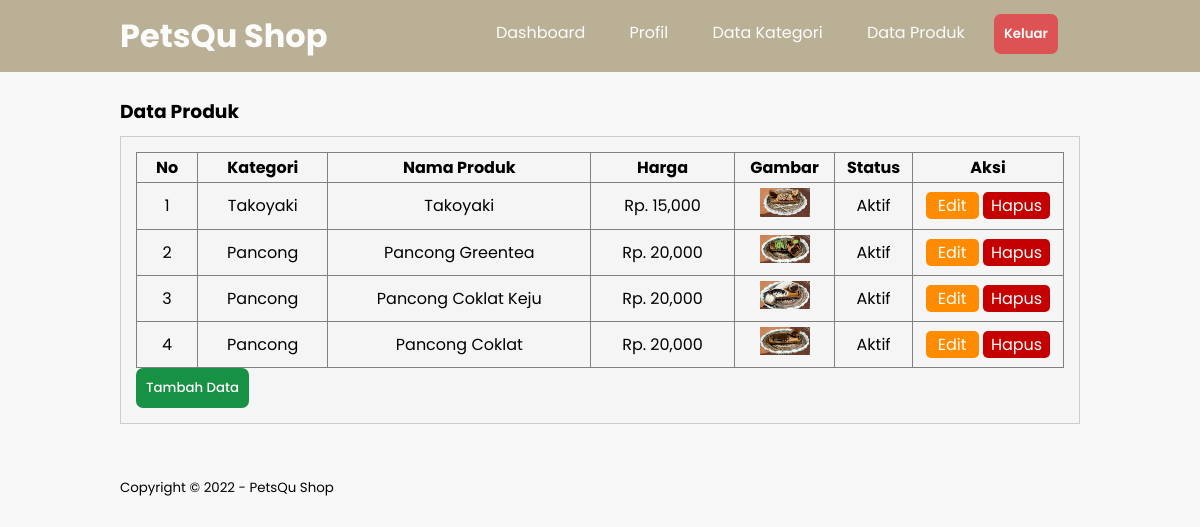
Before: /data-produk.php (signed in) with the older database file.
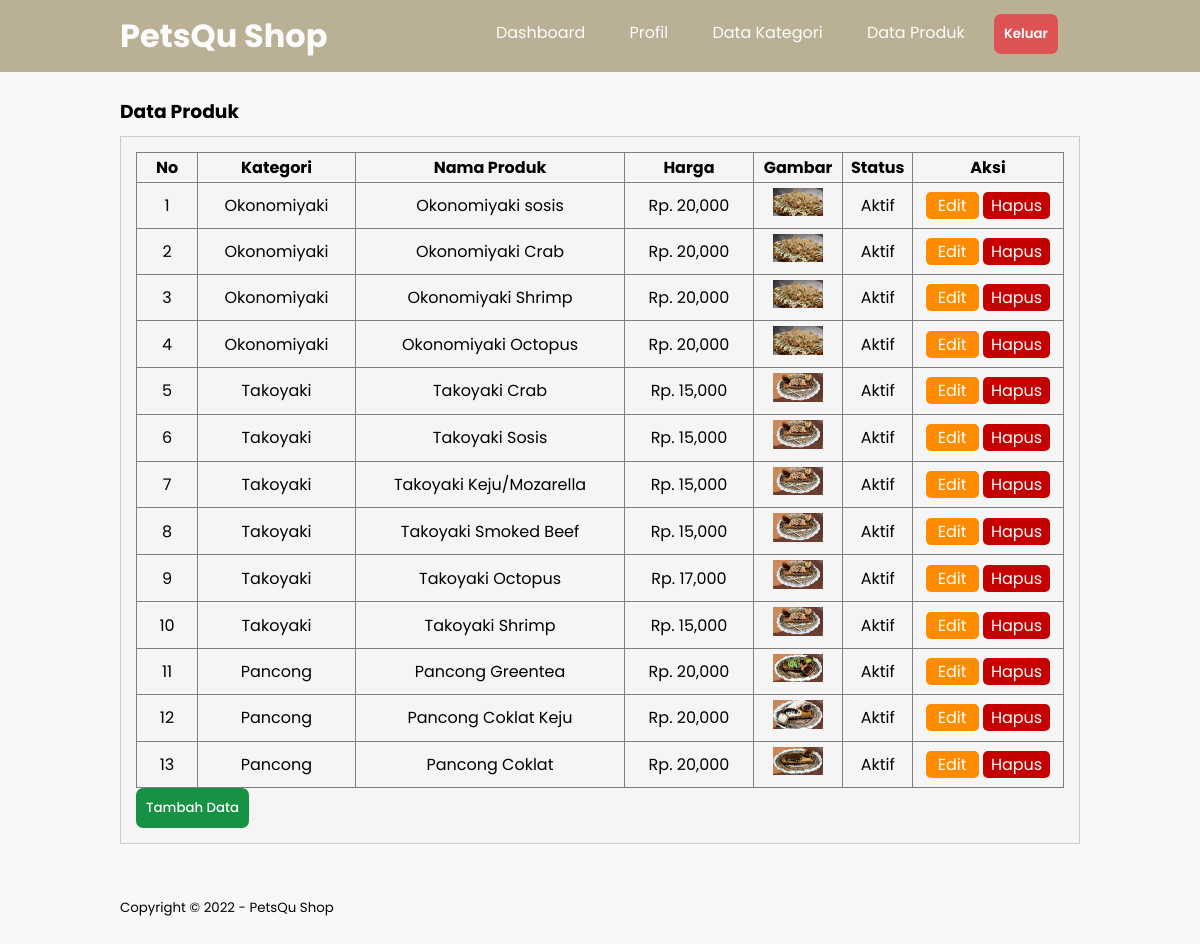
After: the same page with the newer database file.
### tables this page shows
CREATE TABLE `tb_product` (
  `product_id` int(11) NOT NULL,
  `category_id` int(11) NOT NULL,
  `product_name` varchar(100) NOT NULL,
  `product_price` int(11) NOT NULL,
  `product_description` text NOT NULL,
  `product_image` varchar(100) NOT NULL,
  `product_status` tinyint(1) NOT NULL,
  `data_created` timestamp NOT NULL DEFAULT current_timestamp()
);

CREATE TABLE `tb_category` (
  `category_id` int(11) NOT NULL,
  `category_name` varchar(25) NOT NULL
);

### data-produk.php (the view, shortened to what this page needs)
<?php
	include 'db.php';
?>
<!DOCTYPE html>
<html>
<head>
	<link rel="stylesheet" type="text/css" href="css/style.css?v=<?php echo time(); ?>">
</head>
<body>
	<header>
		<div class="container">
			<h1><a href="dashboard.php">PetsQu Shop</a></h1>
			<ul>
				<li><a href="dashboard.php">Dashboard</a></li>
				<li><a href="profil.php">Profil</a></li>
				<li><a href="data-kategori.php">Data Kategori</a></li>
				<li><a href="data-produk.php">Data Produk</a></li>
				<li><button class="keluar-btn" onclick="location.href='keluar.php'">Keluar</button></li>
			</ul>
		</div>
	</header>
	<div class="section">
		<div class="container">
			<h3>Data Produk</h3>
			<div class="box">
				<table border="1" cellspacing="0" class="table">
					<thead>
						<tr>
							<th width="60px">No</th>
							<th>Kategori</th>
							<th>Nama Produk</th>
							<th>Harga</th>
							<th>Gambar</th>
							<th>Status</th>
							<th width="150px">Aksi</th>
						</tr>
					</thead>
					<tbody>
						<?php
							$no = 1;
							$produk = mysqli_query($conn, "SELECT * FROM tb_product LEFT JOIN tb_category USING (category_id) ORDER BY product_id DESC");
							if(mysqli_num_rows($produk) > 0){
							while($row = mysqli_fetch_array($produk)){
						?>
						<tr>
							<td><?php echo $no++ ?></td>
							<td><?php echo $row['category_name'] ?></td>
							<td><?php echo $row['product_name'] ?></td>
							<td>Rp. <?php echo number_format($row['product_price']) ?></td>
							<td><a href="produk/<?php echo $row['product_image'] ?>" target="_blank"> <img src="produk/<?php echo $row['product_image'] ?>" width="50px"> </a></td>
							<td><?php echo ($row['product_status'] == 0)? 'Tidak Aktif':'Aktif'; ?></td>
							<td>
								<a href="edit-produk.php?id=<?php echo $row['product_id'] ?>" class="btn-edit">Edit</a> <a href="proses-hapus.php?idp=<?php echo $row['product_id'] ?>" onclick="return confirm('Yakin ingin hapus ?')" class="btn-hapus">Hapus</a>
							</td>
						</tr>
						<?php }}else{ ?>
							<tr>
								<td colspan="7">Tidak ada data</td>
							</tr>
						<?php } ?>
					</tbody>
				</table>
				<button class="tmbh-btn" onclick="location.href='tambah-produk.php'">Tambah Data</button>
			</div>
		</div>
	</div>
	<footer>
		<div class="container">
			<small>Copyright &copy; 2022 - PetsQu Shop</small>
		</div>
	</footer>
</body>
</html>

Changed rows visible on the page:
added tb_product: category.category_name "Okonomiyaki", product_name "Okonomiyaki sosis", product_price "20,000", product_image (picture), product_status "Aktif"
added tb_product: category.category_name "Okonomiyaki", product_name "Okonomiyaki Crab", product_price "20,000", product_image (picture), product_status "Aktif"
added tb_product: category.category_name "Okonomiyaki", product_name "Okonomiyaki Shrimp", product_price "20,000", product_image (picture), product_status "Aktif"
added tb_product: category.category_name "Okonomiyaki", product_name "Okonomiyaki Octopus", product_price "20,000", product_image (picture), product_status "Aktif"
added tb_product: category.category_name "Takoyaki", product_name "Takoyaki Crab", product_price "15,000", product_image (picture), product_status "Aktif"
added tb_product: category.category_name "Takoyaki", product_name "Takoyaki Sosis", product_price "15,000", product_image (picture), product_status "Aktif"
added tb_product: category.category_name "Takoyaki", product_name "Takoyaki Keju/Mozarella", product_price "15,000", product_image (picture), product_status "Aktif"
added tb_product: category.category_name "Takoyaki", product_name "Takoyaki Smoked Beef", product_price "15,000", product_image (picture), product_status "Aktif"
added tb_product: category.category_name "Takoyaki", product_name "Takoyaki Octopus", product_price "17,000", product_image (picture), product_status "Aktif"
changed tb_product: product_name "Takoyaki" → "Takoyaki Shrimp"
